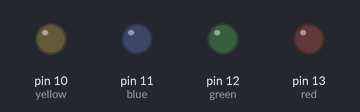
A sketch run on a simulated Arduino Uno, built with avr-gcc and run on an emulated ATmega328P. Shown: output pins drawn as LEDs (lit = HIGH).

Above: at 0.2 s.
At 1.2 s:
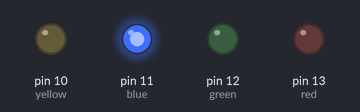
At 2.2 s:
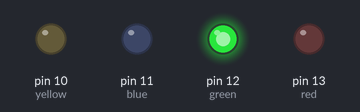
At 4.7 s:
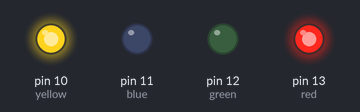
At 7.2 s:
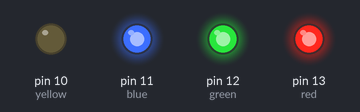
At 9.7 s:
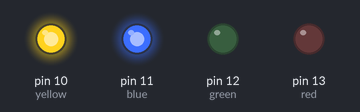
Timing chart, 0 to 10.4 s (numbered marks = the images above):
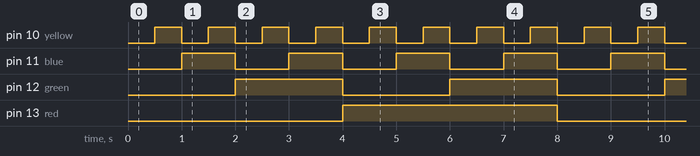

Measured:
- by itself, pin 10 (yellow): alternates HIGH for 0.50 s and LOW for 0.50 s
- by itself, pin 11 (blue): alternates HIGH for 1.0 s and LOW for 1.0 s
- by itself, pin 12 (green): alternates HIGH for 2.0 s and LOW for 2.0 s
- by itself, pin 13 (red): alternates HIGH for 4.0 s and LOW for 4.0 s

The sketch:

6.LED_binary_counter.ino
```cpp
// LED binary counter
// MSB  MSB-1  MSB-2  MSB-3
// red  green  blue   yellow

int red = 13;
int green = 12;
int blue = 11;
int yellow = 10;

void setup() {
  // put your setup code here, to run once:
  pinMode(13, OUTPUT);
  pinMode(12, OUTPUT);
  pinMode(11, OUTPUT);
  pinMode(10, OUTPUT);
}

void loop() {
  // put your main code here, to run repeatedly:

  // 0
  digitalWrite(red, LOW);
  digitalWrite(green, LOW);
  digitalWrite(blue, LOW);
  digitalWrite(yellow, LOW);
  delay(500);

  // 1
  digitalWrite(red, LOW);
  digitalWrite(green, LOW);
  digitalWrite(blue, LOW);
  digitalWrite(yellow, HIGH);
  delay(500);

  // 2
  digitalWrite(red, LOW);
  digitalWrite(green, LOW);
  digitalWrite(blue, HIGH);
  digitalWrite(yellow, LOW);
  delay(500);

  // 3
  digitalWrite(red, LOW);
  digitalWrite(green, LOW);
  digitalWrite(blue, HIGH);
  digitalWrite(yellow, HIGH);
  delay(500);

  // 4
  digitalWrite(red, LOW);
  digitalWrite(green, HIGH);
  digitalWrite(blue, LOW);
  digitalWrite(yellow, LOW);
  delay(500);

  // 5
  digitalWrite(red, LOW);
  digitalWrite(green, HIGH);
  digitalWrite(blue, LOW);
  digitalWrite(yellow, HIGH);
  delay(500);

  // 6
  digitalWrite(red, LOW);
  digitalWrite(green, HIGH);
  digitalWrite(blue, HIGH);
  digitalWrite(yellow, LOW);
  delay(500);

  // 7
  digitalWrite(red, LOW);
  digitalWrite(green, HIGH);
  digitalWrite(blue, HIGH);
  digitalWrite(yellow, HIGH);
  delay(500);

  // 8
  digitalWrite(red, HIGH);
  digitalWrite(green, LOW);
  digitalWrite(blue, LOW);
  digitalWrite(yellow, LOW);
  delay(500);

  // 9
  digitalWrite(red, HIGH);
  digitalWrite(green, LOW);
  digitalWrite(blue, LOW);
  digitalWrite(yellow, HIGH);
  delay(500);

  // 10
  digitalWrite(red, HIGH);
  digitalWrite(green, LOW);
  digitalWrite(blue, HIGH);
  digitalWrite(yellow, LOW);
  delay(500);

  // 11
  digitalWrite(red, HIGH);
  digitalWrite(green, LOW);
  digitalWrite(blue, HIGH);
  digitalWrite(yellow, HIGH);
  delay(500);

  // 12
  digitalWrite(red, HIGH);
  digitalWrite(green, HIGH);
  digitalWrite(blue, LOW);
  digitalWrite(yellow, LOW);
  delay(500);

  // 13
  digitalWrite(red, HIGH);
  digitalWrite(green, HIGH);
  digitalWrite(blue, LOW);
  digitalWrite(yellow, HIGH);
  delay(500);

  // 14
  digitalWrite(red, HIGH);
  digitalWrite(green, HIGH);
  digitalWrite(blue, HIGH);
  digitalWrite(yellow, LOW);
  delay(500);

  // 15
  digitalWrite(red, HIGH);
  digitalWrite(green, HIGH);
  digitalWrite(blue, HIGH);
  digitalWrite(yellow, HIGH);
  delay(500);


}
```
